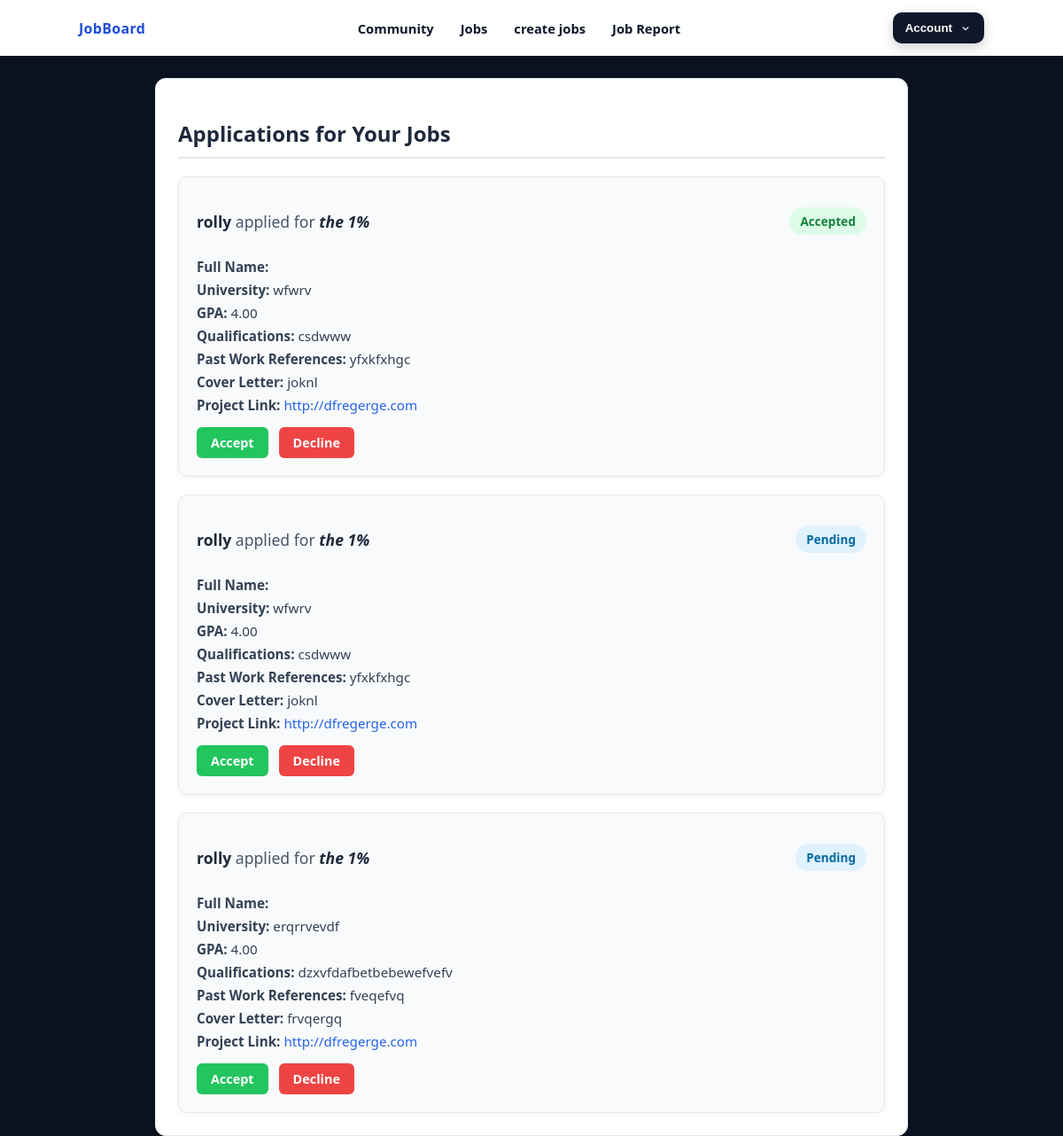
The page /jobs/employer/applications/ (signed in) on the database its author committed.
### jobs/models.py (models this page shows, shortened)
class Application(models.Model):
    STATUS_CHOICES = (
        ('pending', 'Pending'),
        ('reviewed', 'Reviewed'),
        ('accepted', 'Accepted'),
        ('rejected', 'Rejected'),
    )
    job = models.ForeignKey(Job, on_delete=models.CASCADE)
    applicant = models.ForeignKey(
        settings.AUTH_USER_MODEL,
        on_delete=models.CASCADE,
        limit_choices_to={'role': 'jobseeker'}
    )
    qualifications = models.TextField()
    university = models.CharField(max_length=200)
    gpa = models.DecimalField(
        max_digits=4,
        decimal_places=2,
        validators=[MinValueValidator(0.0), MaxValueValidator(5.0)])
    past_work_references = models.TextField()
    cover_letter = models.TextField()
    project_link = models.URLField(blank=True, null=True)  # optional field
    status = models.CharField(max_length=20, choices=STATUS_CHOICES, default='pending')
    applied_at = models.DateTimeField(auto_now_add=True)

class Job(models.Model):
    CATEGORY_CHOICES = (
        ('IT', 'Information Technology'),
        ('Finance', 'Finance'),
        ('Education', 'Education'),
        ('Healthcare', 'Healthcare'),
        ('Other', 'Other'),
    )
    company = models.ForeignKey(Company, on_delete=models.CASCADE)
    title = models.CharField(max_length=255)
    description = models.TextField()
    requirements = models.TextField()
    location = models.CharField(max_length=255)
    category = models.CharField(max_length=50, choices=CATEGORY_CHOICES)
    salary = models.DecimalField(max_digits=10, decimal_places=2, null=True, blank=True)
    created_at = models.DateTimeField(auto_now_add=True)

### company/models.py (models this page shows, shortened)
class User(AbstractUser):
    USER_ROLES = (
        ('employer', 'Employer'),
        ('jobseeker', 'Job Seeker'),
    )
    role = models.CharField(max_length=20, choices=USER_ROLES)
    avatar= models.ImageField(null=True, default="avatar.svg")

### jobs/views.py (the view)
# urls.py: path("employer/applications/", views.employer_applications, name="employer_applications"),
@login_required
def employer_applications(request):
    applications = Application.objects.filter(job__company__owner=request.user)
    return render(request, "jobs/employer_applications.html", {"applications": applications})

### jobs/templates/jobs/employer_applications.html
{% extends 'base.html' %}
{% block content%}
<div class="applications-container">
    <h2>Applications for Your Jobs</h2>
    {% if applications %}
        <div class="applications-list">
            {% for application in applications %}
                <div class="application-card">
                    <div class="application-header">
                        <h3>{{ application.applicant.username }}
                            <span class="applied-text">applied for</span>
                            <em>{{ application.job.title }}</em>
                        </h3>
                        <span class="status-badge {{ application.status|lower }}">
                            {{ application.status }}
                        </span>
                    </div>
                    <div class="application-details">
                        <p><strong>Full Name:</strong> {{ application.full_name }}</p>
                        <p><strong>University:</strong> {{ application.university }}</p>
                        <p><strong>GPA:</strong> {{ application.gpa }}</p>
                        <p><strong>Qualifications:</strong> {{ application.qualifications }}</p>
                        <p><strong>Past Work References:</strong> {{ application.past_work_references }}</p>
                        <p><strong>Cover Letter:</strong> {{ application.cover_letter }}</p>
                        {% if application.project_link %}
                            <p><strong>Project Link:</strong>
                                <a href="{{ application.project_link }}" target="_blank" class="project-link">
                                    {{ application.project_link }}
                                </a>
                            </p>
                        {% endif %}
                    </div>
                    <div class="application-actions">
                        <a href="{% url 'accept_application' application.id %}" class="btn btn-accept">Accept</a>
                        <a href="{% url 'decline_application' application.id %}" class="btn btn-decline">Decline</a>
                    </div>
                </div>
            {% endfor %}
        </div>
    {% else %}
        <p class="empty-state">No applications yet.</p>
    {% endif %}
</div>
{% endblock %}

### static/css/style.css (style rules this page uses)
:root { --bg: #0b1120; --card: #0c1327cc; --stroke: #1f2a44; --text: #dbe5ff; --muted: #9fb1ffb3; --blue: #3b82f6; --blue-600: #2563eb; --blue-700: #1d4ed8; }
* { box-sizing: border-box }
html,body { height: 100% }
body { margin: 0; font-family: system-ui, -apple-system, "Segoe UI", Arial, sans-serif; color: var(--text); background: #0b1220; }
.btn { border: none; cursor: pointer; border-radius: 14px; padding: 12px 18px; font-weight: 800; }
.applications-container { max-width: 950px; margin: 40px auto; padding: 25px 30px; background: #f8fafc; border-radius: 12px; box-shadow: 0 6px 20px rgba(0, 0, 0, 0.08); border: 1px solid #e2e8f0; transition: all 0.3s ease-in-out; }
.applications-container { max-width: 850px; margin: 25px auto; padding: 25px; background: #fff; border-radius: 12px; box-shadow: 0 4px 14px rgba(0, 0, 0, 0.08); font-family: 'Segoe UI', sans-serif; }
.applications-container h2 { margin-bottom: 20px; font-size: 1.5rem; font-weight: 700; color: #1e293b; border-bottom: 2px solid #e2e8f0; padding-bottom: 10px; }
.applications-list { display: flex; flex-direction: column; gap: 20px; }
.application-card { padding: 20px; background: #f9fafb; border: 1px solid #e5e7eb; border-radius: 10px; box-shadow: 0 2px 8px rgba(0, 0, 0, 0.04); transition: transform 0.2s ease, box-shadow 0.2s ease; }
.application-header { display: flex; justify-content: space-between; align-items: center; margin-bottom: 12px; }
.application-header h3 { font-size: 1.1rem; font-weight: 600; color: #1e293b; }
.applied-text { color: #475569; font-weight: 400; }
.status-badge { padding: 6px 12px; border-radius: 20px; font-size: 0.85rem; font-weight: 600; text-transform: capitalize; }
.status-badge.accepted { background-color: #dcfce7; color: #15803d; }
.status-badge.pending { background-color: #e0f2fe; color: #0369a1; }
.application-details p { margin: 6px 0; font-size: 0.95rem; color: #334155; }
.project-link { color: #2563eb; text-decoration: none; font-weight: 500; }
.application-actions { margin-top: 15px; display: flex; gap: 12px; }
.btn { padding: 8px 16px; border-radius: 6px; text-decoration: none; font-weight: 600; font-size: 0.9rem; transition: all 0.2s ease-in-out; }
.btn-accept { background-color: #22c55e; color: white; }
.btn-decline { background-color: #ef4444; color: white; }

### rows shown on the page
Application: applicant.username "rolly", job "the 1%", status "Accepted", university "wfwrv", gpa "4.00", qualifications "csdwww", past_work_references "yfxkfxhgc", cover_letter "joknl", project_link "http://dfregerge.com"
Application: applicant.username "rolly", job "the 1%", status "Pending", university "wfwrv", gpa "4.00", qualifications "csdwww", past_work_references "yfxkfxhgc", cover_letter "joknl", project_link "http://dfregerge.com"
Application: applicant.username "rolly", job "the 1%", status "Pending", university "erqrrvevdf", gpa "4.00", qualifications "dzxvfdafbetbebewefvefv", past_work_references "fveqefvq", cover_letter "frvqergq", project_link "http://dfregerge.com"
